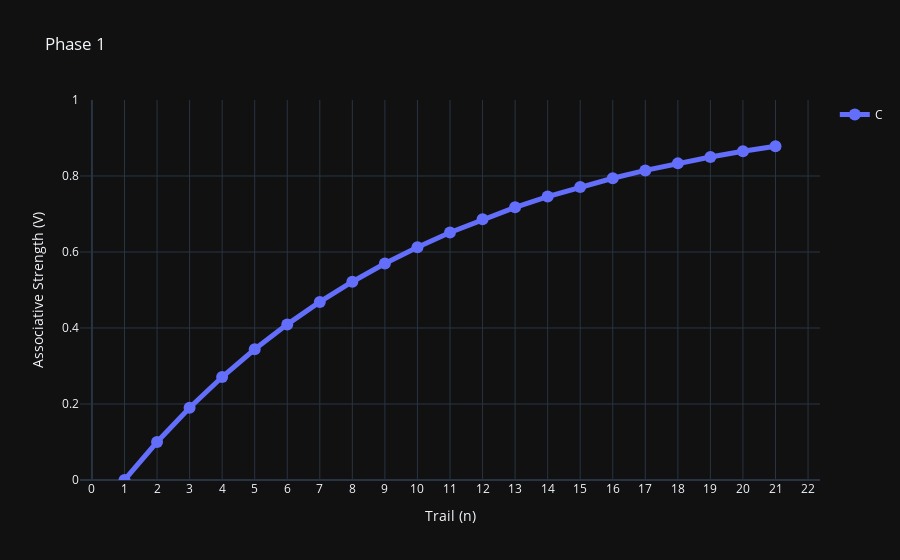
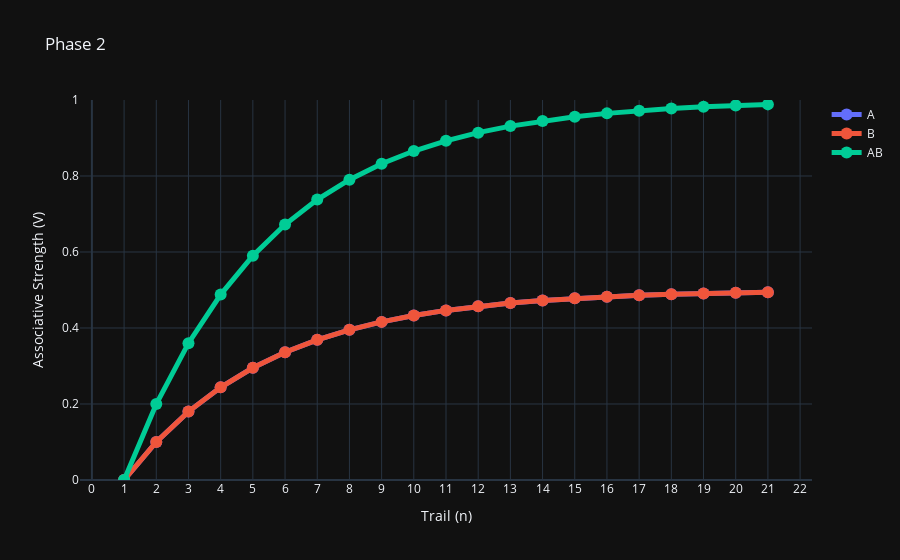
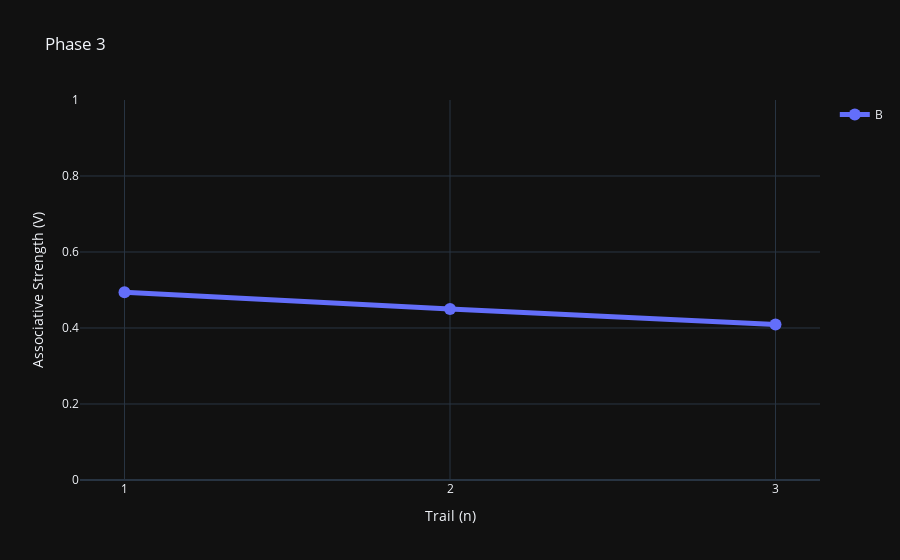

Notebook source saved alongside these figures, in order:
### Markdown cell above
# Group Control 1
<div class="alert alert-danger"><strong> Group Control 1

</strong></div>

### Code cell
run_RW(phaseNum = 1, phases_command= ['20C+','20AB+', '2B-'],alpha={'A':.2,'C':.2,'B':.2},beta={'+':.5,'-':.45},lamda={'+':1,'-':0})

### Figure 1 — Plotly figure (JSON) as saved in the notebook; plotly's stock layout.template omitted (floating-point values rounded to 4 significant figures)
{"data": [{"line": {"width": 5}, "marker": {"size": 12}, "mode": "lines+markers", "name": "C", "showlegend": true, "type": "scatter", "x": [1, 2, 3, 4, 5, 6, 7, 8, 9, 10, 11, 12, 13, 14, 15, 16, 17, 18, 19, 20, 21], "y": [0, 0.1, 0.19, 0.271, 0.3439, 0.4095, 0.4686, 0.5217, 0.5695, 0.6126, 0.6513, 0.6862, 0.7176, 0.7458, 0.7712, 0.7941, 0.8147, 0.8332, 0.8499, 0.8649, 0.8784]}], "layout": {"title": {"text": "Phase 1"}, "xaxis": {"dtick": 1, "tick0": 0, "tickmode": "linear", "title": {"text": "Trail (n)"}}, "yaxis": {"exponentformat": "e", "range": [0, 1], "showexponent": "all", "title": {"text": "Associative Strength (V)"}}}}

### Figure 2 — Plotly figure (JSON) as saved in the notebook; plotly's stock layout.template omitted (floating-point values rounded to 4 significant figures)
{"data": [{"line": {"width": 5}, "marker": {"size": 12}, "mode": "lines+markers", "name": "A", "showlegend": true, "type": "scatter", "x": [1, 2, 3, 4, 5, 6, 7, 8, 9, 10, 11, 12, 13, 14, 15, 16, 17, 18, 19, 20, 21], "y": [0, 0.1, 0.18, 0.244, 0.2952, 0.3362, 0.3689, 0.3951, 0.4161, 0.4329, 0.4463, 0.4571, 0.4656, 0.4725, 0.478, 0.4824, 0.4859, 0.4887, 0.491, 0.4928, 0.4942]}, {"line": {"width": 5}, "marker": {"size": 12}, "mode": "lines+markers", "name": "B", "showlegend": true, "type": "scatter", "x": [1, 2, 3, 4, 5, 6, 7, 8, 9, 10, 11, 12, 13, 14, 15, 16, 17, 18, 19, 20, 21], "y": [0, 0.1, 0.18, 0.244, 0.2952, 0.3362, 0.3689, 0.3951, 0.4161, 0.4329, 0.4463, 0.4571, 0.4656, 0.4725, 0.478, 0.4824, 0.4859, 0.4887, 0.491, 0.4928, 0.4942]}, {"line": {"width": 5}, "marker": {"size": 12}, "mode": "lines+markers", "name": "AB", "showlegend": true, "type": "scatter", "x": [1, 2, 3, 4, 5, 6, 7, 8, 9, 10, 11, 12, 13, 14, 15, 16, 17, 18, 19, 20, 21], "y": [0, 0.2, 0.36, 0.488, 0.5904, 0.6723, 0.7379, 0.7903, 0.8322, 0.8658, 0.8926, 0.9141, 0.9313, 0.945, 0.956, 0.9648, 0.9719, 0.9775, 0.982, 0.9856, 0.9885]}], "layout": {"title": {"text": "Phase 2"}, "xaxis": {"dtick": 1, "tick0": 0, "tickmode": "linear", "title": {"text": "Trail (n)"}}, "yaxis": {"exponentformat": "e", "range": [0, 1], "showexponent": "all", "title": {"text": "Associative Strength (V)"}}}}

### Figure 3 — Plotly figure (JSON) as saved in the notebook; plotly's stock layout.template omitted (floating-point values rounded to 4 significant figures)
{"data": [{"line": {"width": 5}, "marker": {"size": 12}, "mode": "lines+markers", "name": "B", "showlegend": true, "type": "scatter", "x": [1, 2, 3], "y": [0.4942, 0.4498, 0.4093]}], "layout": {"title": {"text": "Phase 3"}, "xaxis": {"dtick": 1, "tick0": 0, "tickmode": "linear", "title": {"text": "Trail (n)"}}, "yaxis": {"exponentformat": "e", "range": [0, 1], "showexponent": "all", "title": {"text": "Associative Strength (V)"}}}}
